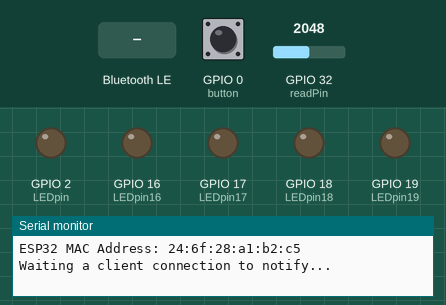
This program was run on a simulated ESP32. Shown: output pins drawn as LEDs (lit = HIGH), the last lines printed to the serial monitor. Inputs (shaded band) come from the test bench; at power-on: GPIO 0 (button) HIGH, GPIO 32 (readPin) = 2048. Nothing arrives over Bluetooth unless stated; a phone connects over Bluetooth LE 3 s after start.

Above: at 1.2 s.
1.3 s: Bluetooth LE write "!B11:" received
At 3.8 s:
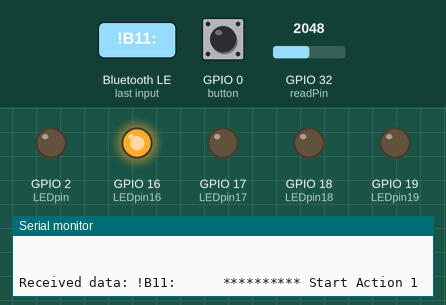
4.3 s: GPIO 0 (button) pulled LOW for 0.15 s
At 4.38 s:
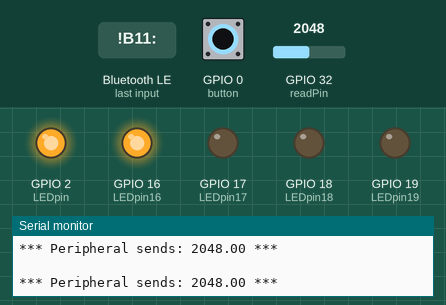
5.9 s: Bluetooth LE write "!B219" received
At 6.3 s:
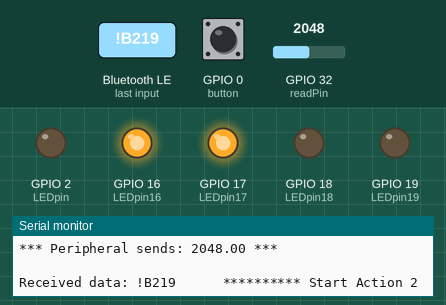
7.4 s: GPIO 0 (button) pulled LOW for 1 s
At 8.2 s:
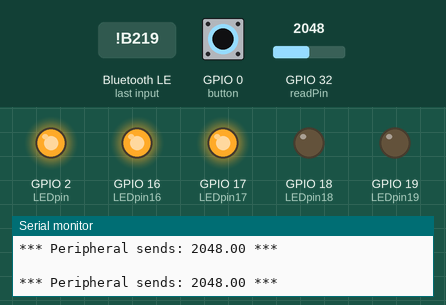
9.9 s: Bluetooth LE write "!B318" received
At 11.1 s:
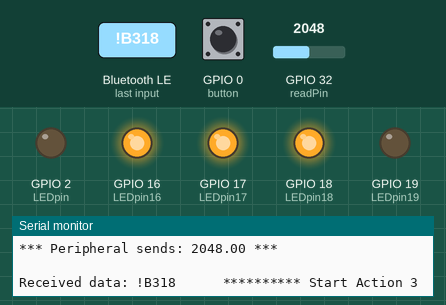
11.4 s: Bluetooth LE write "!B417" received
At 12.5 s:
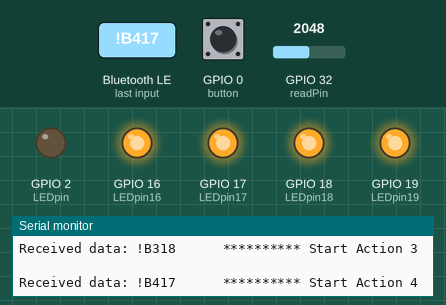
Timing chart, 0 to 13.9 s (numbered marks = the images above; inputs shaded):
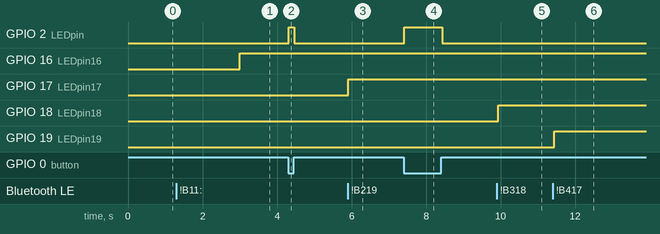

The program:

main.cpp
```cpp
#include <Arduino.h>
#include <BLEDevice.h>
#include <BLEServer.h>
#include <BLEUtils.h>
#include <BLE2902.h>

BLECharacteristic *pCharacteristic;
bool deviceConnected = false;
float txValue = 0;
const int button = 0;      // button on PIN G0    d0:ef:76:ef:df:72
const int readPin = 32;    // analog pin G32
const int LEDpin = 2;      // LED on pin G2
const int LEDpin16 = 16;   // LED on pin G16
const int LEDpin17 = 17;   // LED on pin G17
const int LEDpin18 = 18;   // LED on pin G18
const int LEDpin19 = 19;   // LED on pin G19
bool convert = false;
String rxString = "";
std::string rxValue;       // rxValue gathers input data

// UART service UUID data
#define SERVICE_UUID           "6E400001-B5A3-F393-E0A9-E50E24DCCA9E"
#define CHARACTERISTIC_UUID_RX "6E400002-B5A3-F393-E0A9-E50E24DCCA9E"
#define CHARACTERISTIC_UUID_TX "6E400003-B5A3-F393-E0A9-E50E24DCCA9E"

// Function prototype for convertControlpad
void convertControlpad();

class MyServerCallbacks: public BLEServerCallbacks {
  void onConnect(BLEServer* pServer) {
    deviceConnected = true;
  };
  void onDisconnect(BLEServer* pServer) {
    deviceConnected = false;
  }
};

class MyCallbacks: public BLECharacteristicCallbacks {
  void onWrite(BLECharacteristic *pCharacteristic) {
    std::string rxValue = pCharacteristic->getValue();
    if (rxValue.length() > 0)  {
      convert = true;      // flag to invoke convertControlpad routine
      Serial.println(" ");
      Serial.print("Received data: ");
      for (int i = 0; i < rxValue.length(); i++) {
        Serial.print(rxValue[i]);
        rxString = rxString + rxValue[i]; // build string from received data
      }
    }
  }
};

// ***************************** SETUP *******************************
void setup() {
  Serial.begin(115200);
  pinMode(LEDpin, OUTPUT);
  pinMode(LEDpin16, OUTPUT);
  pinMode(LEDpin17, OUTPUT);
  pinMode(LEDpin18, OUTPUT);
  pinMode(LEDpin19, OUTPUT);
  pinMode(button, INPUT);

  BLEDevice::init("DMESP32"); // give the BLE device a name

  // Print the MAC address of the ESP32
  Serial.print("ESP32 MAC Address: ");
  Serial.println(BLEDevice::getAddress().toString().c_str());

  BLEServer *pServer = BLEDevice::createServer(); // create BLE server
  pServer->setCallbacks(new MyServerCallbacks());

  // Create the BLE Service
  BLEService *pService = pServer->createService(SERVICE_UUID);

  // Create a BLE Characteristic
  pCharacteristic = pService->createCharacteristic(
                      CHARACTERISTIC_UUID_TX,
                      BLECharacteristic::PROPERTY_NOTIFY);
  pCharacteristic->addDescriptor(new BLE2902());
  BLECharacteristic *pCharacteristic = pService->createCharacteristic(
                                         CHARACTERISTIC_UUID_RX,
                                         BLECharacteristic::PROPERTY_WRITE);
  pCharacteristic->setCallbacks(new MyCallbacks());

  pService->start(); // start the service

  pServer->getAdvertising()->start(); // start advertising
  Serial.println("Waiting a client connection to notify...");
  Serial.println(" ");
}

// *************************** MAIN PROGRAM *********************************
void loop() {
  if (deviceConnected) {
    txValue = analogRead(readPin);        // pick up value on readPin
    char txString[8];                     // convert the value to a char array
    dtostrf(txValue, 1, 2, txString); // float_val, min_width, decimal_digits, char_buffer
//    pCharacteristic->setValue(&txValue, 1); // to send the integer value
//    pCharacteristic->setValue("Hello!");    // to send a test message
    pCharacteristic->setValue(txString);  // prepare to send array
    if (digitalRead(button) == LOW) {     // send when button is pressed
      pCharacteristic->notify();          // send the value to the app!
      pCharacteristic->setValue(" ");     // send a space
      pCharacteristic->notify();
      digitalWrite(LEDpin, HIGH);         // switch on the LED
      Serial.println(" ");
      Serial.print("*** Peripheral sends: ");
      Serial.print(txString);             // report value on serial line
      Serial.println(" ***");
    }
    else {
      digitalWrite(LEDpin, LOW);
    }
    if (convert) convertControlpad();
  }
  delay(50);
}

// ************************* CONVERT CONTROLPAD CODE ************************
void convertControlpad() {
  convert = false;
  Serial.print("      ");
  if (rxString == "!B11:") {
    Serial.println("********** Start Action 1");
    digitalWrite(LEDpin16, HIGH);
  }
  else if (rxString == "!B219") {
    Serial.println("********** Start Action 2");
    digitalWrite(LEDpin17, HIGH);
  }
  else if (rxString == "!B318") {
    Serial.println("********** Start Action 3");
    digitalWrite(LEDpin18, HIGH);
  }
  else if (rxString == "!B417") {
    Serial.println("********** Start Action 4");
    digitalWrite(LEDpin19, HIGH);
  }
  else if (rxString == "!B516") {
    Serial.println("********** Start Action UP");
  }
  else if (rxString == "!B615") {
    Serial.println("********** Start Action DOWN");
  }
  else if (rxString == "!B714") {
    Serial.println("********** Start Action LEFT");
  }
  else if (rxString == "!B813") {
    Serial.println("********** Start Action RIGHT");
  }
  else if (rxString == "!B10;") {
    Serial.println("********** Stop Action 1");
    digitalWrite(LEDpin16, LOW);
  }
  else if (rxString == "!B20:") {
    Serial.println("********** Stop Action 2");
    digitalWrite(LEDpin17, LOW);
  }
  else if (rxString == "!B309") {
    Serial.println("********** Stop Action 3");
    digitalWrite(LEDpin18, LOW);
  }
  else if (rxString == "!B408") {
    Serial.println("********** Stop Action 4");
    digitalWrite(LEDpin19, LOW);
  }
  else if (rxString == "!B507") {
    Serial.println("********** Stop Action UP");
  }
  else if (rxString == "!B606") {
    Serial.println("********** Stop Action DOWN");
  }
  else if (rxString == "!B705") {
    Serial.println("********** Stop Action LEFT");
  }
  else if (rxString == "!B804") {
    Serial.println("********** Stop Action RIGHT");
  }
  rxString = "";
}
```

Measured:
- after the input at 1.3 s, GPIO 16 (LEDpin16): LOW → HIGH after 1.7 s
- after the input at 4.3 s, GPIO 2 (LEDpin): LOW → HIGH at once, → LOW 0.15 s later
- after the input at 5.9 s, GPIO 17 (LEDpin17): LOW → HIGH at once
- after the input at 7.4 s, GPIO 2 (LEDpin): LOW → HIGH at once, → LOW 1.0 s later
- after the input at 9.9 s, GPIO 18 (LEDpin18): LOW → HIGH at once
- after the input at 11.4 s, GPIO 19 (LEDpin19): LOW → HIGH at once
